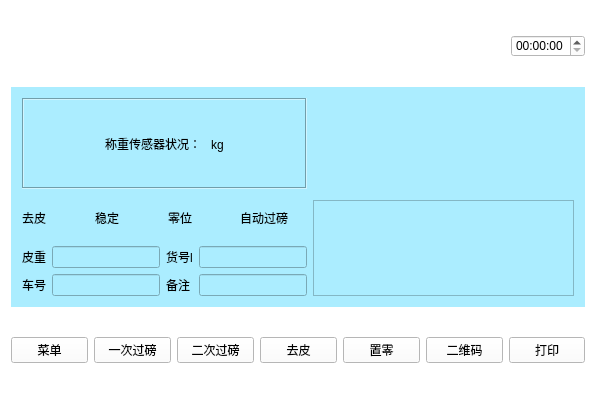
<?xml version="1.0" encoding="UTF-8"?>
<ui version="4.0">
 <class>Index</class>
 <widget class="QMainWindow" name="Index">
  <property name="geometry">
   <rect>
    <x>0</x>
    <y>0</y>
    <width>596</width>
    <height>398</height>
   </rect>
  </property>
  <property name="sizePolicy">
   <sizepolicy hsizetype="Minimum" vsizetype="Minimum">
    <horstretch>0</horstretch>
    <verstretch>0</verstretch>
   </sizepolicy>
  </property>
  <property name="minimumSize">
   <size>
    <width>200</width>
    <height>150</height>
   </size>
  </property>
  <property name="windowTitle">
   <string>Index</string>
  </property>
  <property name="styleSheet">
   <string notr="true">background-color: rgb(255, 255, 255);</string>
  </property>
  <widget class="QWidget" name="centralWidget">
   <layout class="QVBoxLayout" name="verticalLayout_5" stretch="1,5,1">
    <item>
     <layout class="QHBoxLayout" name="horizontalLayout_5">
      <item>
       <widget class="QPushButton" name="pushButton">
        <property name="text">
         <string/>
        </property>
        <property name="icon">
         <iconset resource="myimages.qrc">
          <normaloff>:/image/images/4g.png</normaloff>:/image/images/4g.png</iconset>
        </property>
        <property name="flat">
         <bool>true</bool>
        </property>
       </widget>
      </item>
      <item>
       <widget class="QPushButton" name="pushButton_2">
        <property name="text">
         <string/>
        </property>
        <property name="icon">
         <iconset resource="myimages.qrc">
          <normaloff>:/image/images/wireless.svg</normaloff>:/image/images/wireless.svg</iconset>
        </property>
        <property name="flat">
         <bool>true</bool>
        </property>
       </widget>
      </item>
      <item>
       <widget class="QPushButton" name="pushButton_4">
        <property name="text">
         <string/>
        </property>
        <property name="icon">
         <iconset resource="myimages.qrc">
          <normaloff>:/image/images/bl.svg</normaloff>:/image/images/bl.svg</iconset>
        </property>
        <property name="flat">
         <bool>true</bool>
        </property>
       </widget>
      </item>
      <item>
       <widget class="QPushButton" name="pushButton_5">
        <property name="text">
         <string/>
        </property>
        <property name="icon">
         <iconset resource="myimages.qrc">
          <normaloff>:/image/images/locate.svg</normaloff>:/image/images/locate.svg</iconset>
        </property>
        <property name="flat">
         <bool>true</bool>
        </property>
       </widget>
      </item>
      <item>
       <spacer name="horizontalSpacer_4">
        <property name="orientation">
         <enum>Qt::Horizontal</enum>
        </property>
        <property name="sizeHint" stdset="0">
         <size>
          <width>40</width>
          <height>20</height>
         </size>
        </property>
       </spacer>
      </item>
      <item>
       <widget class="QTimeEdit" name="timeEdit_2"/>
      </item>
     </layout>
    </item>
    <item>
     <widget class="QWidget" name="widget_2" native="true">
      <property name="sizePolicy">
       <sizepolicy hsizetype="Preferred" vsizetype="Fixed">
        <horstretch>0</horstretch>
        <verstretch>0</verstretch>
       </sizepolicy>
      </property>
      <property name="styleSheet">
       <string notr="true">background-color: rgb(171, 237, 255);</string>
      </property>
      <layout class="QVBoxLayout" name="verticalLayout_4">
       <item>
        <layout class="QHBoxLayout" name="horizontalLayout_3">
         <item>
          <layout class="QVBoxLayout" name="verticalLayout_2">
           <item>
            <layout class="QVBoxLayout" name="verticalLayout" stretch="2,1">
             <property name="sizeConstraint">
              <enum>QLayout::SetDefaultConstraint</enum>
             </property>
             <item>
              <widget class="QLabel" name="label_5">
               <property name="sizePolicy">
                <sizepolicy hsizetype="Preferred" vsizetype="Expanding">
                 <horstretch>0</horstretch>
                 <verstretch>0</verstretch>
                </sizepolicy>
               </property>
               <property name="frameShape">
                <enum>QFrame::Box</enum>
               </property>
               <property name="frameShadow">
                <enum>QFrame::Sunken</enum>
               </property>
               <property name="text">
                <string>称重传感器状况：   kg</string>
               </property>
               <property name="alignment">
                <set>Qt::AlignCenter</set>
               </property>
               <property name="wordWrap">
                <bool>true</bool>
               </property>
              </widget>
             </item>
             <item>
              <layout class="QHBoxLayout" name="horizontalLayout_2">
               <property name="sizeConstraint">
                <enum>QLayout::SetNoConstraint</enum>
               </property>
               <item>
                <widget class="QLabel" name="label_6">
                 <property name="text">
                  <string>去皮</string>
                 </property>
                </widget>
               </item>
               <item>
                <widget class="QLabel" name="label_7">
                 <property name="text">
                  <string>稳定</string>
                 </property>
                </widget>
               </item>
               <item>
                <widget class="QLabel" name="label_8">
                 <property name="text">
                  <string>零位</string>
                 </property>
                </widget>
               </item>
               <item>
                <widget class="QLabel" name="label_9">
                 <property name="text">
                  <string>自动过磅</string>
                 </property>
                </widget>
               </item>
              </layout>
             </item>
            </layout>
           </item>
           <item>
            <layout class="QGridLayout" name="gridLayout" columnstretch="1,0,0,0">
             <item row="0" column="1">
              <widget class="QLineEdit" name="lineEdit"/>
             </item>
             <item row="0" column="0">
              <widget class="QLabel" name="label">
               <property name="text">
                <string>皮重</string>
               </property>
              </widget>
             </item>
             <item row="0" column="2">
              <widget class="QLabel" name="label_2">
               <property name="text">
                <string>货号l</string>
               </property>
              </widget>
             </item>
             <item row="1" column="1">
              <widget class="mylineedit" name="lineEdit_3"/>
             </item>
             <item row="0" column="3">
              <widget class="mylineedit1" name="lineEdit_2"/>
             </item>
             <item row="1" column="0">
              <widget class="QLabel" name="label_3">
               <property name="text">
                <string>车号</string>
               </property>
              </widget>
             </item>
             <item row="1" column="2">
              <widget class="QLabel" name="label_4">
               <property name="text">
                <string>备注</string>
               </property>
              </widget>
             </item>
             <item row="1" column="3">
              <widget class="QLineEdit" name="lineEdit_4"/>
             </item>
            </layout>
           </item>
          </layout>
         </item>
         <item>
          <layout class="QVBoxLayout" name="verticalLayout_3" stretch="1,1">
           <item>
            <widget class="myWidget" name="shipin" native="true"/>
           </item>
           <item>
            <widget class="QGraphicsView" name="graphicsView_2"/>
           </item>
          </layout>
         </item>
        </layout>
       </item>
      </layout>
     </widget>
    </item>
    <item>
     <layout class="QHBoxLayout" name="horizontalLayout">
      <item>
       <widget class="QPushButton" name="menu">
        <property name="font">
         <font>
          <family>Bitstream Charter</family>
         </font>
        </property>
        <property name="text">
         <string>菜单</string>
        </property>
       </widget>
      </item>
      <item>
       <widget class="QPushButton" name="yiciguobang">
        <property name="text">
         <string>一次过磅</string>
        </property>
       </widget>
      </item>
      <item>
       <widget class="QPushButton" name="erciguobang">
        <property name="text">
         <string>二次过磅</string>
        </property>
       </widget>
      </item>
      <item>
       <widget class="QPushButton" name="pushButton_7">
        <property name="enabled">
         <bool>true</bool>
        </property>
        <property name="text">
         <string>去皮</string>
        </property>
       </widget>
      </item>
      <item>
       <widget class="QPushButton" name="pushButton_3">
        <property name="text">
         <string>置零</string>
        </property>
       </widget>
      </item>
      <item>
       <widget class="QPushButton" name="QRcode">
        <property name="text">
         <string>二维码</string>
        </property>
       </widget>
      </item>
      <item>
       <widget class="QPushButton" name="print">
        <property name="text">
         <string>打印</string>
        </property>
       </widget>
      </item>
     </layout>
    </item>
   </layout>
  </widget>
 </widget>
 <layoutdefault spacing="6" margin="11"/>
 <customwidgets>
  <customwidget>
   <class>mylineedit</class>
   <extends>QLineEdit</extends>
   <header>mylineedit.h</header>
  </customwidget>
  <customwidget>
   <class>mylineedit1</class>
   <extends>QLineEdit</extends>
   <header>mylineedit1.h</header>
  </customwidget>
  <customwidget>
   <class>myWidget</class>
   <extends>QWidget</extends>
   <header>mywidget.h</header>
   <container>1</container>
  </customwidget>
 </customwidgets>
 <resources>
  <include location="myimages.qrc"/>
 </resources>
 <connections/>
</ui>
